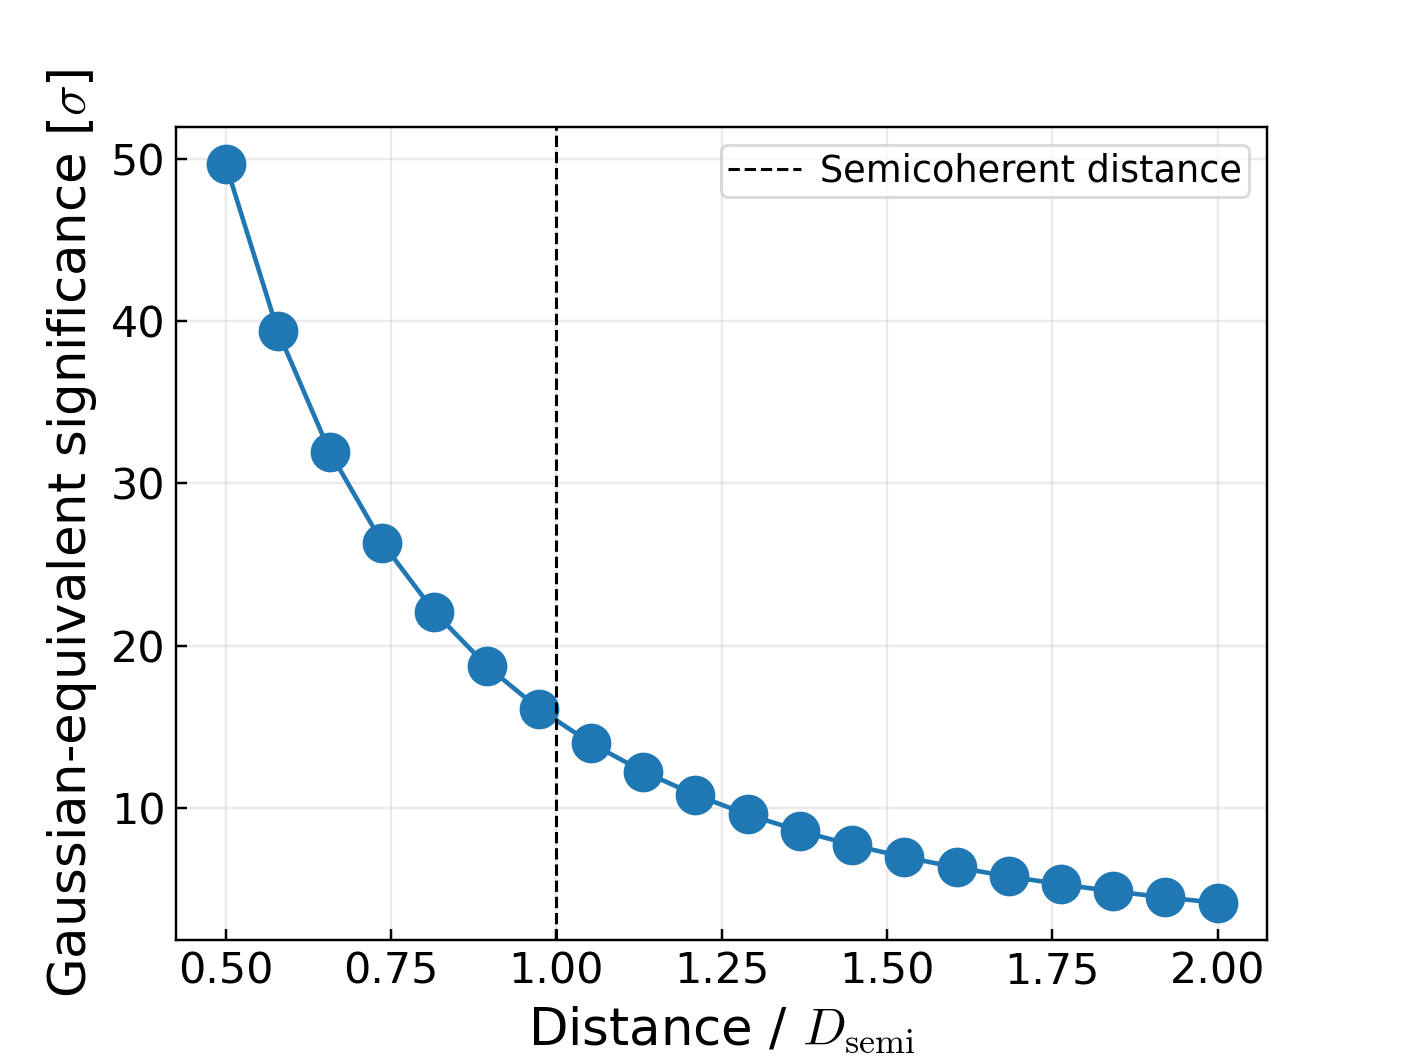

Here is the Python script that generated this plot:
"""Plot expected Gaussian-equivalent significance versus injection distance."""

import argparse
import math
import sys
from pathlib import Path

import matplotlib

matplotlib.use("Agg")
import matplotlib.pyplot as plt
import numpy as np
from scipy import special
from scipy.stats import chi2


SCRIPT_DIR = Path(__file__).resolve().parent
DISTANCE_SENSITIVITY_DIR = SCRIPT_DIR.parent
PAPER_PLOTS_DIR = DISTANCE_SENSITIVITY_DIR.parent
OUTPUT_PATH = SCRIPT_DIR / "significance_vs_distance.png"

if str(PAPER_PLOTS_DIR) not in sys.path:
    sys.path.insert(0, str(PAPER_PLOTS_DIR))

from distance_sensitivity import semicoherent_sensitivity as sensitivity  # noqa: E402

plt.style.use(PAPER_PLOTS_DIR / "paper.mplstyle")


DEFAULTS = {
    "f0": sensitivity.F_START,
    "mchirp": 1.0e-2,
    "f_end": sensitivity.F_END,
    "chunk_duration": sensitivity.CHUNK_DURATION,
    "lambda_threshold": sensitivity.LAMBDA_THRESHOLD,
}


def parse_args():
    parser = argparse.ArgumentParser(
        description=(
            "Scan 20 distances around the semicoherent sensitivity distance and "
            "plot the expected Gaussian-equivalent significance."
        )
    )
    for name, default in DEFAULTS.items():
        parser.add_argument(
            f"--{name.replace('_', '-')}",
            type=type(default),
            default=default,
        )
    parser.add_argument("--n-distances", type=int, default=20)
    parser.add_argument("--output", type=Path, default=OUTPUT_PATH)
    return parser.parse_args()


def validate_args(args):
    if args.f0 <= 0.0:
        raise ValueError("f0 must be positive")
    if args.mchirp <= 0.0:
        raise ValueError("mchirp must be positive")
    if args.f_end <= args.f0:
        raise ValueError("f_end must be larger than f0")
    if args.chunk_duration <= 0.0:
        raise ValueError("chunk_duration must be positive")
    if args.lambda_threshold <= 0.0:
        raise ValueError("lambda_threshold must be positive")
    if args.n_distances < 2:
        raise ValueError("n_distances must be at least 2")


def semicoherent_distance(f0, mchirp, f_end, lambda_threshold, chunk_duration):
    beta = sensitivity.beta_calc(f0, mchirp)
    duration = min(
        sensitivity.time_to_frequency(f0, f_end, beta),
        sensitivity.MAX_OBS_TIME,
    )
    chunk_count = sensitivity.semicoherent_chunk_count_grid(duration, chunk_duration)
    coherent_distance_pc = (
        sensitivity.distance_sensitivity(duration, f0, mchirp, l=lambda_threshold)
        / sensitivity.PARSEC_M
    )
    distance_pc = sensitivity.apply_semicoherent_chunk_penalty(
        coherent_distance_pc,
        chunk_count,
    )
    return float(distance_pc), float(duration), int(chunk_count)


def gaussian_equivalent_significance(statistic, dof):
    log_p_value = chi2.logsf(statistic, dof)
    if np.isneginf(log_p_value):
        log_p_value = chi2_logsf_saddlepoint(statistic, dof)
    return -special.ndtri_exp(log_p_value)


def chi2_logsf_saddlepoint(statistic, dof):
    """Lugannani-Rice right-tail approximation for extreme chi-square values."""
    if statistic <= dof:
        return chi2.logsf(statistic, dof)

    saddlepoint = (statistic - dof) / (2.0 * statistic)
    cumulant = -0.5 * dof * math.log1p(-2.0 * saddlepoint)
    variance = 2.0 * dof / (1.0 - 2.0 * saddlepoint) ** 2
    signed_root = math.sqrt(2.0 * (saddlepoint * statistic - cumulant))
    scaled_root = saddlepoint * math.sqrt(variance)

    normal_logsf = special.log_ndtr(-signed_root)
    correction = 1.0 / signed_root - 1.0 / scaled_root
    correction_log = (
        -0.5 * signed_root**2
        - 0.5 * math.log(2.0 * math.pi)
        + math.log(correction)
    )
    correction_ratio = math.exp(correction_log - normal_logsf)
    if correction_ratio >= 1.0:
        return (
            -0.5 * signed_root**2
            - 0.5 * math.log(2.0 * math.pi)
            - math.log(scaled_root)
        )
    return normal_logsf + math.log1p(-correction_ratio)


def expected_significance(distances_pc, semicoherent_distance_pc, lambda_threshold, n_chunks):
    null_mean = 2.0 * n_chunks
    dof = 2.0 * n_chunks
    signal_power = (
        lambda_threshold
        * np.sqrt(n_chunks)
        * (semicoherent_distance_pc / distances_pc) ** 2
    )
    statistic = null_mean + signal_power
    sigma = np.array(
        [gaussian_equivalent_significance(value, dof) for value in statistic]
    )
    return signal_power, statistic, sigma


def plot_significance(distances_pc, sigma, semicoherent_distance_pc, output):
    fig, ax = plt.subplots()
    ax.plot(distances_pc / semicoherent_distance_pc, sigma, marker="o", lw=1.5)
    ax.axvline(1.0, color="k", ls="--", lw=1.0, label="Semicoherent distance")
    ax.set_xlabel(r"Distance / $D_\mathrm{semi}$")
    ax.set_ylabel(r"Gaussian-equivalent significance [$\sigma$]")
    ax.grid(True, alpha=0.25)
    ax.legend()

    output.parent.mkdir(parents=True, exist_ok=True)
    fig.savefig(output, dpi=220)
    plt.close(fig)


def main():
    args = parse_args()
    validate_args(args)

    distance_pc, duration, n_chunks = semicoherent_distance(
        args.f0,
        args.mchirp,
        args.f_end,
        args.lambda_threshold,
        args.chunk_duration,
    )
    distances_pc = np.linspace(0.5 * distance_pc, 2.0 * distance_pc, args.n_distances)
    signal_power, statistic, sigma = expected_significance(
        distances_pc,
        distance_pc,
        args.lambda_threshold,
        n_chunks,
    )

    plot_significance(distances_pc, sigma, distance_pc, args.output)

    print("-" * 9 + "Scan parameters" + "-" * 9)
    print(f"f0: {args.f0:g} Hz")
    print(f"f_end: {args.f_end:g} Hz")
    print(f"Mc: {args.mchirp:.2e} Msun")
    print(f"signal duration: {duration:.2f} s")
    print(f"chunk duration: {args.chunk_duration:g} s")
    print(f"chunks: {n_chunks}")
    print(f"semicoherent distance: {distance_pc:.6e} pc")
    print("-" * 9 + "Distance scan" + "-" * 9)
    for distance, power, value, significance in zip(
        distances_pc, signal_power, statistic, sigma
    ):
        print(
            f"{distance / distance_pc:5.2f} D_semi  "
            f"{distance:.6e} pc  "
            f"signal_power={power:.6e}  "
            f"statistic={value:.6e}  "
            f"sigma={significance:.6e}"
        )
    print(f"plot: {args.output}")


if __name__ == "__main__":
    main()
